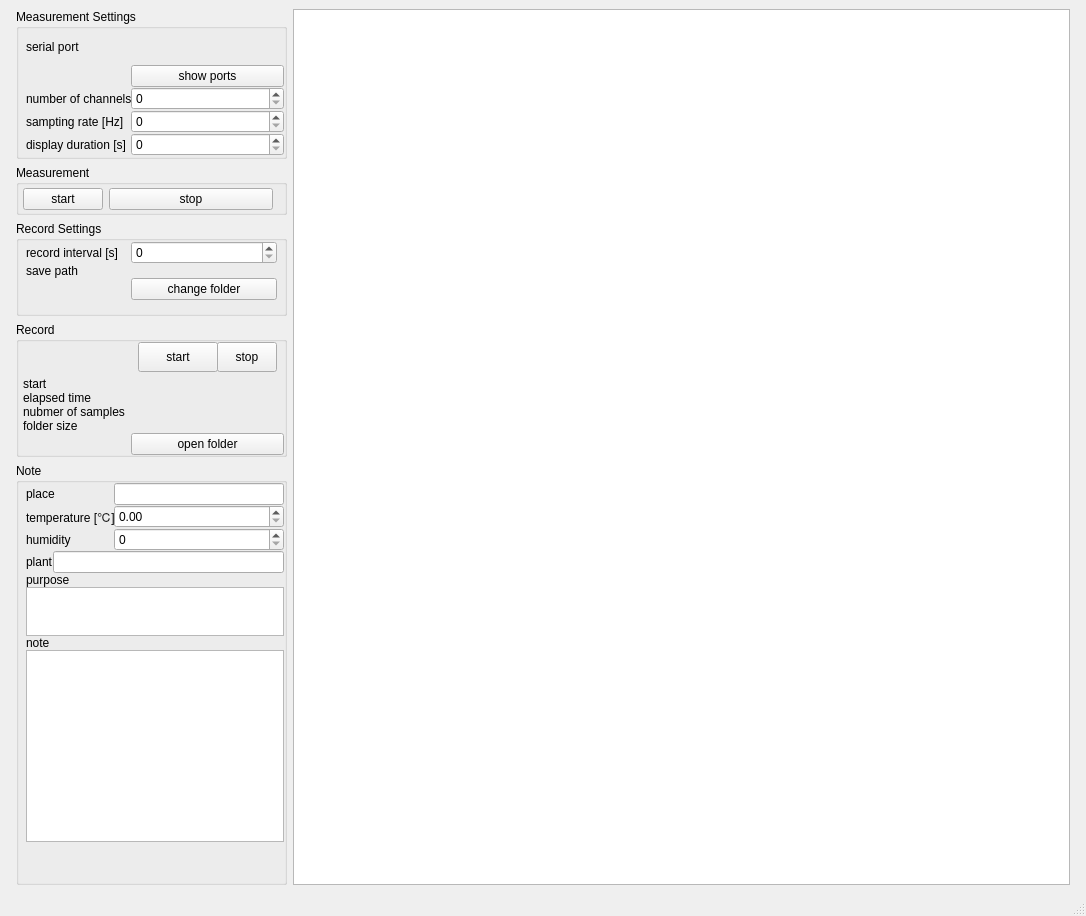
<?xml version="1.0" encoding="UTF-8"?>
<ui version="4.0">
 <class>MainWindow</class>
 <widget class="QMainWindow" name="MainWindow">
  <property name="geometry">
   <rect>
    <x>0</x>
    <y>0</y>
    <width>1086</width>
    <height>916</height>
   </rect>
  </property>
  <property name="windowTitle">
   <string>MainWindow</string>
  </property>
  <widget class="QWidget" name="centralwidget">
   <layout class="QGridLayout" name="gridLayout">
    <item row="0" column="0">
     <spacer name="horizontalSpacer_2">
      <property name="orientation">
       <enum>Qt::Horizontal</enum>
      </property>
      <property name="sizeHint" stdset="0">
       <size>
        <width>7</width>
        <height>20</height>
       </size>
      </property>
     </spacer>
    </item>
    <item row="0" column="1">
     <layout class="QVBoxLayout" name="verticalLayout">
      <item>
       <widget class="QGroupBox" name="MesaurementSettingsBox">
        <property name="sizePolicy">
         <sizepolicy hsizetype="Minimum" vsizetype="Fixed">
          <horstretch>0</horstretch>
          <verstretch>0</verstretch>
         </sizepolicy>
        </property>
        <property name="minimumSize">
         <size>
          <width>242</width>
          <height>150</height>
         </size>
        </property>
        <property name="title">
         <string>Measurement Settings</string>
        </property>
        <property name="flat">
         <bool>false</bool>
        </property>
        <property name="checkable">
         <bool>false</bool>
        </property>
        <layout class="QGridLayout" name="gridLayout_3">
         <property name="leftMargin">
          <number>0</number>
         </property>
         <property name="topMargin">
          <number>0</number>
         </property>
         <property name="rightMargin">
          <number>0</number>
         </property>
         <property name="bottomMargin">
          <number>0</number>
         </property>
         <property name="horizontalSpacing">
          <number>-1</number>
         </property>
         <property name="verticalSpacing">
          <number>0</number>
         </property>
         <item row="0" column="0">
          <layout class="QHBoxLayout" name="horizontalLayout">
           <property name="leftMargin">
            <number>7</number>
           </property>
           <property name="rightMargin">
            <number>7</number>
           </property>
           <item>
            <widget class="QLabel" name="label">
             <property name="text">
              <string>serial port</string>
             </property>
            </widget>
           </item>
           <item>
            <spacer name="horizontalSpacer_3">
             <property name="orientation">
              <enum>Qt::Horizontal</enum>
             </property>
             <property name="sizeType">
              <enum>QSizePolicy::MinimumExpanding</enum>
             </property>
             <property name="sizeHint" stdset="0">
              <size>
               <width>5</width>
               <height>20</height>
              </size>
             </property>
            </spacer>
           </item>
           <item>
            <widget class="QLabel" name="InputSerialPort">
             <property name="text">
              <string/>
             </property>
            </widget>
           </item>
          </layout>
         </item>
         <item row="1" column="0">
          <layout class="QFormLayout" name="formLayout">
           <property name="labelAlignment">
            <set>Qt::AlignLeading|Qt::AlignLeft|Qt::AlignVCenter</set>
           </property>
           <property name="formAlignment">
            <set>Qt::AlignLeading|Qt::AlignLeft|Qt::AlignTop</set>
           </property>
           <property name="horizontalSpacing">
            <number>-1</number>
           </property>
           <property name="verticalSpacing">
            <number>0</number>
           </property>
           <property name="leftMargin">
            <number>7</number>
           </property>
           <item row="1" column="1">
            <widget class="QPushButton" name="InputChgSerialPort">
             <property name="text">
              <string>show ports</string>
             </property>
            </widget>
           </item>
           <item row="2" column="0">
            <widget class="QLabel" name="label_2">
             <property name="text">
              <string>number of channels</string>
             </property>
            </widget>
           </item>
           <item row="2" column="1">
            <widget class="QSpinBox" name="InputNumChannels"/>
           </item>
           <item row="3" column="0">
            <widget class="QLabel" name="label_3">
             <property name="text">
              <string>sampting rate [Hz]</string>
             </property>
            </widget>
           </item>
           <item row="3" column="1">
            <widget class="QSpinBox" name="InputSamplingRate"/>
           </item>
           <item row="5" column="0">
            <widget class="QLabel" name="label_5">
             <property name="text">
              <string>display duration [s]</string>
             </property>
            </widget>
           </item>
           <item row="5" column="1">
            <widget class="QSpinBox" name="InputDisplayDuration"/>
           </item>
          </layout>
         </item>
        </layout>
       </widget>
      </item>
      <item>
       <widget class="QGroupBox" name="Measurement">
        <property name="sizePolicy">
         <sizepolicy hsizetype="Expanding" vsizetype="Minimum">
          <horstretch>0</horstretch>
          <verstretch>0</verstretch>
         </sizepolicy>
        </property>
        <property name="minimumSize">
         <size>
          <width>271</width>
          <height>50</height>
         </size>
        </property>
        <property name="title">
         <string>Measurement</string>
        </property>
        <widget class="QWidget" name="layoutWidget">
         <property name="geometry">
          <rect>
           <x>0</x>
           <y>20</y>
           <width>271</width>
           <height>31</height>
          </rect>
         </property>
         <layout class="QFormLayout" name="formLayout_6">
          <property name="labelAlignment">
           <set>Qt::AlignCenter</set>
          </property>
          <property name="formAlignment">
           <set>Qt::AlignRight|Qt::AlignTop|Qt::AlignTrailing</set>
          </property>
          <property name="leftMargin">
           <number>7</number>
          </property>
          <property name="topMargin">
           <number>3</number>
          </property>
          <property name="rightMargin">
           <number>14</number>
          </property>
          <property name="bottomMargin">
           <number>3</number>
          </property>
          <item row="0" column="0">
           <widget class="QPushButton" name="InputMeasureStart">
            <property name="text">
             <string>start</string>
            </property>
           </widget>
          </item>
          <item row="0" column="1">
           <widget class="QPushButton" name="InputMeasureStop">
            <property name="text">
             <string>stop</string>
            </property>
           </widget>
          </item>
         </layout>
        </widget>
       </widget>
      </item>
      <item>
       <widget class="QGroupBox" name="RecordSettings">
        <property name="sizePolicy">
         <sizepolicy hsizetype="Maximum" vsizetype="Fixed">
          <horstretch>0</horstretch>
          <verstretch>0</verstretch>
         </sizepolicy>
        </property>
        <property name="minimumSize">
         <size>
          <width>0</width>
          <height>95</height>
         </size>
        </property>
        <property name="maximumSize">
         <size>
          <width>300</width>
          <height>16777215</height>
         </size>
        </property>
        <property name="title">
         <string>Record Settings</string>
        </property>
        <layout class="QGridLayout" name="gridLayout_2">
         <property name="leftMargin">
          <number>0</number>
         </property>
         <property name="topMargin">
          <number>0</number>
         </property>
         <property name="rightMargin">
          <number>0</number>
         </property>
         <property name="bottomMargin">
          <number>0</number>
         </property>
         <property name="verticalSpacing">
          <number>0</number>
         </property>
         <item row="1" column="0">
          <layout class="QFormLayout" name="formLayout_7">
           <property name="labelAlignment">
            <set>Qt::AlignLeading|Qt::AlignLeft|Qt::AlignVCenter</set>
           </property>
           <property name="formAlignment">
            <set>Qt::AlignLeading|Qt::AlignLeft|Qt::AlignTop</set>
           </property>
           <property name="verticalSpacing">
            <number>0</number>
           </property>
           <property name="leftMargin">
            <number>7</number>
           </property>
           <property name="rightMargin">
            <number>7</number>
           </property>
           <item row="0" column="0">
            <widget class="QLabel" name="label_4">
             <property name="text">
              <string>record interval [s]    </string>
             </property>
            </widget>
           </item>
           <item row="0" column="1">
            <widget class="QSpinBox" name="InputRecordInterval"/>
           </item>
           <item row="1" column="0">
            <widget class="QLabel" name="label_16">
             <property name="text">
              <string>save path</string>
             </property>
            </widget>
           </item>
           <item row="1" column="1">
            <widget class="QLabel" name="InputSaveDirPath">
             <property name="text">
              <string/>
             </property>
             <property name="alignment">
              <set>Qt::AlignRight|Qt::AlignTrailing|Qt::AlignVCenter</set>
             </property>
            </widget>
           </item>
           <item row="2" column="1">
            <widget class="QPushButton" name="InputChgSaveFolder">
             <property name="text">
              <string>change folder</string>
             </property>
            </widget>
           </item>
          </layout>
         </item>
        </layout>
       </widget>
      </item>
      <item>
       <widget class="QGroupBox" name="Record">
        <property name="sizePolicy">
         <sizepolicy hsizetype="Expanding" vsizetype="Minimum">
          <horstretch>0</horstretch>
          <verstretch>0</verstretch>
         </sizepolicy>
        </property>
        <property name="minimumSize">
         <size>
          <width>271</width>
          <height>135</height>
         </size>
        </property>
        <property name="title">
         <string>Record</string>
        </property>
        <widget class="QWidget" name="layoutWidget1">
         <property name="geometry">
          <rect>
           <x>0</x>
           <y>20</y>
           <width>275</width>
           <height>280</height>
          </rect>
         </property>
         <layout class="QFormLayout" name="formLayout_3">
          <property name="labelAlignment">
           <set>Qt::AlignLeading|Qt::AlignLeft|Qt::AlignVCenter</set>
          </property>
          <property name="formAlignment">
           <set>Qt::AlignLeading|Qt::AlignLeft|Qt::AlignTop</set>
          </property>
          <property name="verticalSpacing">
           <number>0</number>
          </property>
          <property name="leftMargin">
           <number>7</number>
          </property>
          <property name="rightMargin">
           <number>7</number>
          </property>
          <property name="bottomMargin">
           <number>0</number>
          </property>
          <item row="3" column="0">
           <widget class="QLabel" name="label_7">
            <property name="text">
             <string>elapsed time</string>
            </property>
           </widget>
          </item>
          <item row="3" column="1">
           <widget class="QLabel" name="InputElapsedTime">
            <property name="text">
             <string/>
            </property>
           </widget>
          </item>
          <item row="4" column="0">
           <widget class="QLabel" name="label_8">
            <property name="text">
             <string>nubmer of samples</string>
            </property>
           </widget>
          </item>
          <item row="4" column="1">
           <widget class="QLabel" name="InputNumSamples">
            <property name="text">
             <string/>
            </property>
           </widget>
          </item>
          <item row="5" column="0">
           <widget class="QLabel" name="label_9">
            <property name="text">
             <string>folder size</string>
            </property>
           </widget>
          </item>
          <item row="5" column="1">
           <widget class="QLabel" name="InputFolderSize">
            <property name="text">
             <string/>
            </property>
           </widget>
          </item>
          <item row="1" column="0">
           <widget class="QLabel" name="label_6">
            <property name="sizePolicy">
             <sizepolicy hsizetype="Fixed" vsizetype="Preferred">
              <horstretch>0</horstretch>
              <verstretch>0</verstretch>
             </sizepolicy>
            </property>
            <property name="text">
             <string>start</string>
            </property>
           </widget>
          </item>
          <item row="6" column="1">
           <widget class="QPushButton" name="InputOpenFolder">
            <property name="sizePolicy">
             <sizepolicy hsizetype="Minimum" vsizetype="Preferred">
              <horstretch>0</horstretch>
              <verstretch>0</verstretch>
             </sizepolicy>
            </property>
            <property name="text">
             <string>open folder</string>
            </property>
           </widget>
          </item>
          <item row="0" column="1">
           <layout class="QFormLayout" name="formLayout_2">
            <property name="labelAlignment">
             <set>Qt::AlignCenter</set>
            </property>
            <property name="formAlignment">
             <set>Qt::AlignLeading|Qt::AlignLeft|Qt::AlignTop</set>
            </property>
            <property name="leftMargin">
             <number>7</number>
            </property>
            <property name="topMargin">
             <number>0</number>
            </property>
            <property name="rightMargin">
             <number>7</number>
            </property>
            <property name="bottomMargin">
             <number>5</number>
            </property>
            <item row="0" column="0">
             <widget class="QPushButton" name="InputRecordStart">
              <property name="sizePolicy">
               <sizepolicy hsizetype="Minimum" vsizetype="Minimum">
                <horstretch>0</horstretch>
                <verstretch>0</verstretch>
               </sizepolicy>
              </property>
              <property name="minimumSize">
               <size>
                <width>30</width>
                <height>10</height>
               </size>
              </property>
              <property name="text">
               <string>start</string>
              </property>
             </widget>
            </item>
            <item row="0" column="1">
             <widget class="QPushButton" name="InputRecordStop">
              <property name="sizePolicy">
               <sizepolicy hsizetype="Minimum" vsizetype="Minimum">
                <horstretch>0</horstretch>
                <verstretch>0</verstretch>
               </sizepolicy>
              </property>
              <property name="minimumSize">
               <size>
                <width>10</width>
                <height>30</height>
               </size>
              </property>
              <property name="text">
               <string>stop</string>
              </property>
             </widget>
            </item>
           </layout>
          </item>
          <item row="1" column="1">
           <widget class="QLabel" name="InputSaveDir">
            <property name="sizePolicy">
             <sizepolicy hsizetype="Expanding" vsizetype="Preferred">
              <horstretch>0</horstretch>
              <verstretch>0</verstretch>
             </sizepolicy>
            </property>
            <property name="text">
             <string/>
            </property>
           </widget>
          </item>
         </layout>
        </widget>
       </widget>
      </item>
      <item>
       <widget class="QGroupBox" name="NoteBox">
        <property name="title">
         <string>Note</string>
        </property>
        <layout class="QGridLayout" name="gridLayout_4">
         <property name="leftMargin">
          <number>7</number>
         </property>
         <property name="topMargin">
          <number>0</number>
         </property>
         <property name="rightMargin">
          <number>0</number>
         </property>
         <property name="bottomMargin">
          <number>0</number>
         </property>
         <property name="verticalSpacing">
          <number>0</number>
         </property>
         <item row="0" column="0">
          <layout class="QFormLayout" name="formLayout_4">
           <property name="labelAlignment">
            <set>Qt::AlignLeading|Qt::AlignLeft|Qt::AlignVCenter</set>
           </property>
           <property name="formAlignment">
            <set>Qt::AlignLeading|Qt::AlignLeft|Qt::AlignTop</set>
           </property>
           <property name="verticalSpacing">
            <number>0</number>
           </property>
           <item row="0" column="0">
            <widget class="QLabel" name="label_11">
             <property name="text">
              <string>place</string>
             </property>
            </widget>
           </item>
           <item row="0" column="1">
            <widget class="QLineEdit" name="InputPlace"/>
           </item>
           <item row="1" column="0">
            <widget class="QLabel" name="label_12">
             <property name="text">
              <string>temperature [℃]</string>
             </property>
            </widget>
           </item>
           <item row="1" column="1">
            <widget class="QDoubleSpinBox" name="InputTemperature"/>
           </item>
           <item row="2" column="0">
            <widget class="QLabel" name="label_13">
             <property name="text">
              <string>humidity</string>
             </property>
            </widget>
           </item>
           <item row="2" column="1">
            <widget class="QSpinBox" name="InputHumidity"/>
           </item>
          </layout>
         </item>
         <item row="3" column="0">
          <layout class="QVBoxLayout" name="verticalLayout_3">
           <property name="spacing">
            <number>0</number>
           </property>
           <item>
            <widget class="QLabel" name="label_15">
             <property name="text">
              <string>note</string>
             </property>
            </widget>
           </item>
           <item>
            <widget class="QPlainTextEdit" name="InputNote">
             <property name="sizePolicy">
              <sizepolicy hsizetype="Expanding" vsizetype="MinimumExpanding">
               <horstretch>0</horstretch>
               <verstretch>50</verstretch>
              </sizepolicy>
             </property>
             <property name="minimumSize">
              <size>
               <width>0</width>
               <height>25</height>
              </size>
             </property>
            </widget>
           </item>
           <item>
            <spacer name="verticalSpacer">
             <property name="orientation">
              <enum>Qt::Vertical</enum>
             </property>
             <property name="sizeHint" stdset="0">
              <size>
               <width>20</width>
               <height>40</height>
              </size>
             </property>
            </spacer>
           </item>
          </layout>
         </item>
         <item row="2" column="0">
          <layout class="QVBoxLayout" name="verticalLayout_2">
           <property name="spacing">
            <number>0</number>
           </property>
           <item>
            <widget class="QLabel" name="label_14">
             <property name="text">
              <string>purpose</string>
             </property>
            </widget>
           </item>
           <item>
            <widget class="QPlainTextEdit" name="InputPurpose">
             <property name="sizePolicy">
              <sizepolicy hsizetype="Expanding" vsizetype="Fixed">
               <horstretch>0</horstretch>
               <verstretch>0</verstretch>
              </sizepolicy>
             </property>
             <property name="minimumSize">
              <size>
               <width>0</width>
               <height>25</height>
              </size>
             </property>
             <property name="maximumSize">
              <size>
               <width>16777215</width>
               <height>50</height>
              </size>
             </property>
             <property name="tabStopWidth">
              <number>80</number>
             </property>
            </widget>
           </item>
          </layout>
         </item>
         <item row="1" column="0">
          <layout class="QHBoxLayout" name="horizontalLayout_2">
           <item>
            <widget class="QLabel" name="label_10">
             <property name="text">
              <string>plant</string>
             </property>
            </widget>
           </item>
           <item>
            <widget class="QLineEdit" name="InputPlant"/>
           </item>
          </layout>
         </item>
        </layout>
       </widget>
      </item>
     </layout>
    </item>
    <item row="0" column="2">
     <widget class="GraphicsLayoutWidget" name="GraphicsLayoutWidget">
      <property name="sizePolicy">
       <sizepolicy hsizetype="Expanding" vsizetype="Expanding">
        <horstretch>1</horstretch>
        <verstretch>0</verstretch>
       </sizepolicy>
      </property>
     </widget>
    </item>
    <item row="0" column="3">
     <spacer name="horizontalSpacer">
      <property name="orientation">
       <enum>Qt::Horizontal</enum>
      </property>
      <property name="sizeHint" stdset="0">
       <size>
        <width>7</width>
        <height>20</height>
       </size>
      </property>
     </spacer>
    </item>
   </layout>
  </widget>
  <widget class="QMenuBar" name="menubar">
   <property name="geometry">
    <rect>
     <x>0</x>
     <y>0</y>
     <width>1086</width>
     <height>37</height>
    </rect>
   </property>
  </widget>
  <widget class="QStatusBar" name="statusbar"/>
 </widget>
 <customwidgets>
  <customwidget>
   <class>GraphicsLayoutWidget</class>
   <extends>QGraphicsView</extends>
   <header>pyqtgraph</header>
  </customwidget>
 </customwidgets>
 <resources/>
 <connections/>
</ui>
